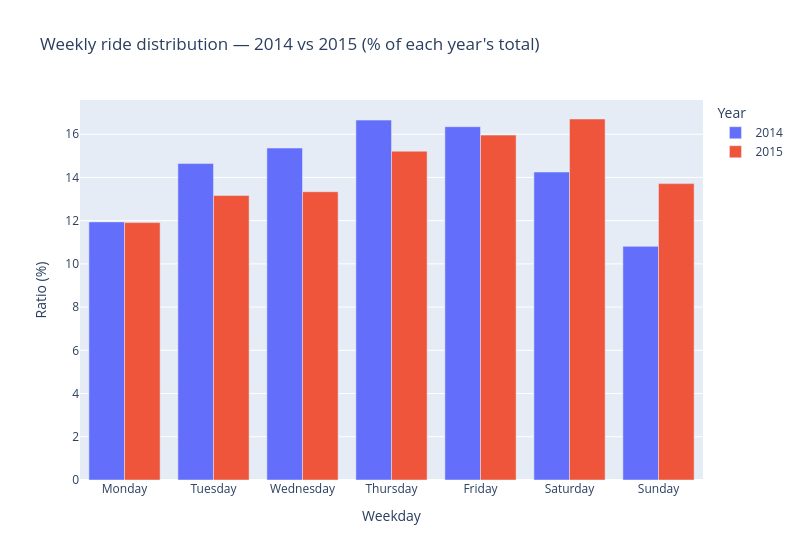

Notebook cell for this chart:
### Markdown cell above
**5.2. Seasonal patterns**

The two years cover different seasons, so the comparison is partial, but April–June are common to both.

- In **2014**, demand grows steadily from April (+16–17%) through August (+18%) and peaks in September (+20%).  
- In **2015**, the winter months (January–February) record the lowest demand, while May and June show the highest (+18–19%), confirming that warmer weather drives ridership.

On the common months (April–June), the relative distribution is similar in both years, suggesting stable underlying demand patterns across seasons.

### Code cell
order_days = ["Monday","Tuesday","Wednesday","Thursday","Friday","Saturday","Sunday"]

ride_per_day_14 = uber_2014.groupby("Weekday").size().reset_index(name="Nb_ride")
ride_per_day_14["Ratio (%)"] = 100 * ride_per_day_14["Nb_ride"] / ride_per_day_14["Nb_ride"].sum()
ride_per_day_14["Year"] = "2014"

ride_per_day_15 = uber_2015.groupby("Weekday").size().reset_index(name="Nb_ride")
ride_per_day_15["Ratio (%)"] = 100 * ride_per_day_15["Nb_ride"] / ride_per_day_15["Nb_ride"].sum()
ride_per_day_15["Year"] = "2015"

combined_days = pd.concat([ride_per_day_14, ride_per_day_15])

fig = px.bar(
    combined_days,
    x="Weekday", y="Ratio (%)", color="Year",
    barmode="group",
    category_orders={"Weekday": order_days},
    title="Weekly ride distribution — 2014 vs 2015 (% of each year's total)",
    width=800
)
fig.show()

### Figure 1 — Plotly figure (JSON) as saved in the notebook; plotly's stock layout.template omitted (floating-point values rounded to 4 significant figures)
{"data": [{"alignmentgroup": "True", "hovertemplate": "Year=2014<br>Weekday=%{x}<br>Ratio (%)=%{y}<extra></extra>", "legendgroup": "2014", "marker": {"color": "#636efa", "pattern": {"shape": ""}}, "name": "2014", "offsetgroup": "2014", "orientation": "v", "showlegend": true, "textposition": "auto", "type": "bar", "x": ["Friday", "Monday", "Saturday", "Sunday", "Thursday", "Tuesday", "Wednesday"], "xaxis": "x", "y": [16.35, 11.94, 14.25, 10.81, 16.65, 14.64, 15.36], "yaxis": "y"}, {"alignmentgroup": "True", "hovertemplate": "Year=2015<br>Weekday=%{x}<br>Ratio (%)=%{y}<extra></extra>", "legendgroup": "2015", "marker": {"color": "#EF553B", "pattern": {"shape": ""}}, "name": "2015", "offsetgroup": "2015", "orientation": "v", "showlegend": true, "textposition": "auto", "type": "bar", "x": ["Friday", "Monday", "Saturday", "Sunday", "Thursday", "Tuesday", "Wednesday"], "xaxis": "x", "y": [15.96, 11.91, 16.7, 13.71, 15.21, 13.17, 13.34], "yaxis": "y"}], "layout": {"barmode": "group", "legend": {"title": {"text": "Year"}, "tracegroupgap": 0}, "title": {"text": "Weekly ride distribution — 2014 vs 2015 (% of each year's total)"}, "width": 800, "xaxis": {"anchor": "y", "categoryarray": ["Monday", "Tuesday", "Wednesday", "Thursday", "Friday", "Saturday", "Sunday"], "categoryorder": "array", "domain": [0, 1], "title": {"text": "Weekday"}}, "yaxis": {"anchor": "x", "domain": [0, 1], "title": {"text": "Ratio (%)"}}}}
